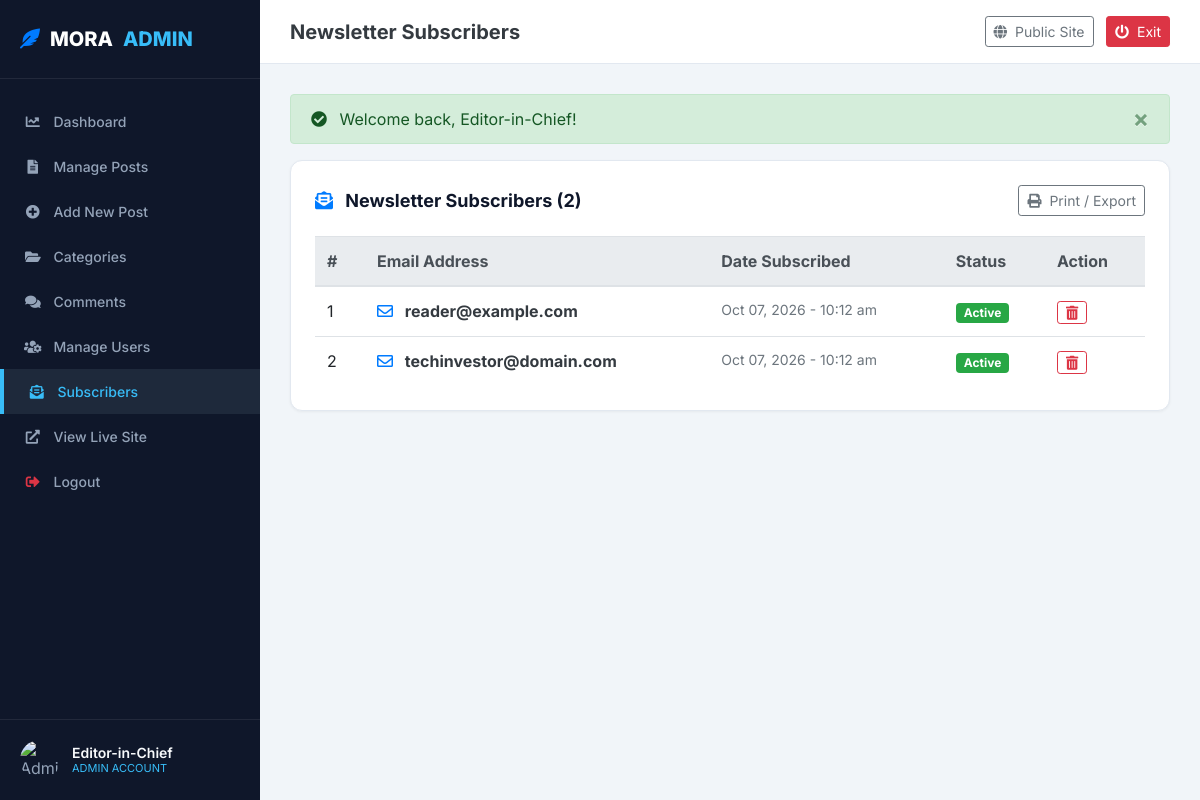
Screenshot of /admin/subscribers.php (signed in) with the database file from the repository.
### tables this page shows
CREATE TABLE `subscribers` (
  `id` INT AUTO_INCREMENT PRIMARY KEY,
  `email` VARCHAR(120) NOT NULL UNIQUE,
  `created_at` TIMESTAMP DEFAULT CURRENT_TIMESTAMP
);

### admin/subscribers.php (the view, shortened to what this page needs)
<?php
require_once __DIR__ . '/includes/header.php';
$db = getDBConnection();
$subscribers = $db->query("SELECT * FROM subscribers ORDER BY created_at DESC")->fetchAll();
?>
<div class="admin-card">
    <div class="admin-card-title">
        <span><i class="fas fa-envelope-open-text text-primary mr-2"></i> Newsletter Subscribers (<?= count($subscribers) ?>)</span>
        <button class="btn btn-outline-secondary btn-sm" onclick="window.print()"><i class="fas fa-print mr-1"></i> Print / Export</button>
    </div>
    <div class="table-responsive">
        <table class="table table-hover align-middle mb-0">
            <thead class="thead-light">
                <tr>
                    <th style="width: 50px;">#</th>
                    <th>Email Address</th>
                    <th>Date Subscribed</th>
                    <th>Status</th>
                    <th style="width: 100px;">Action</th>
                </tr>
            </thead>
            <tbody>
                <?php if (empty($subscribers)): ?>
                    <tr><td colspan="5" class="text-center text-muted py-4">No newsletter subscribers found yet.</td></tr>
                <?php else: ?>
                    <?php foreach ($subscribers as $idx => $s): ?>
                        <tr>
                            <td><?= $idx + 1 ?></td>
                            <td>
                                <strong class="text-dark"><i class="far fa-envelope mr-2 text-primary"></i> <?= htmlspecialchars($s['email']) ?></strong>
                            </td>
                            <td class="small text-muted"><?= date('M d, Y - g:i a', strtotime($s['created_at'])) ?></td>
                            <td><span class="badge badge-success px-2 py-1">Active</span></td>
                            <td>
                                <a href="subscribers.php?delete=<?= $s['id'] ?>" class="btn btn-sm btn-outline-danger py-0 px-2" onclick="return confirm('Remove this email from subscribers list?');" title="Remove subscriber">
                                    <i class="fas fa-trash-alt"></i>
                                </a>
                            </td>
                        </tr>
                    <?php endforeach; ?>
                <?php endif; ?>
            </tbody>
        </table>
    </div>
</div>
<?php require_once __DIR__ . '/includes/footer.php'; ?>

### css/admin.css (style rules this page uses)
:root { --admin-sidebar-bg: #0f172a; --admin-sidebar-hover: #1e293b; --admin-primary: #2563eb; --admin-success: #10b981; --admin-warning: #f59e0b; --admin-danger: #ef4444; --admin-bg: #f1f5f9; --admin-card-bg: #ffffff; --admin-border: #e2e8f0; }
body.admin-body { background-color: var(--admin-bg); font-family: 'Inter', -apple-system, BlinkMacSystemFont, 'Segoe UI', Roboto, sans-serif; min-height: 100vh; }
.admin-card { background: var(--admin-card-bg); border-radius: 12px; border: 1px solid var(--admin-border); box-shadow: 0 1px 3px rgba(0,0,0,0.05); padding: 24px; margin-bottom: 24px; }
.admin-card-title { font-size: 18px; font-weight: 700; color: #0f172a; margin-bottom: 20px; display: flex; justify-content: space-between; align-items: center; }

### rows the page displays
subscribers: email "reader@example.com", created_at "Oct 07, 2026 - 10:12 am"
subscribers: email "techinvestor@domain.com", created_at "Oct 07, 2026 - 10:12 am"

### other values shown
$_SESSION['full_name'] "Editor-in-Chief"
$adminTitle "Newsletter Subscribers"
$_SESSION['flash_success'] "Welcome back, Editor-in-Chief!"
count($subscribers) "2"
